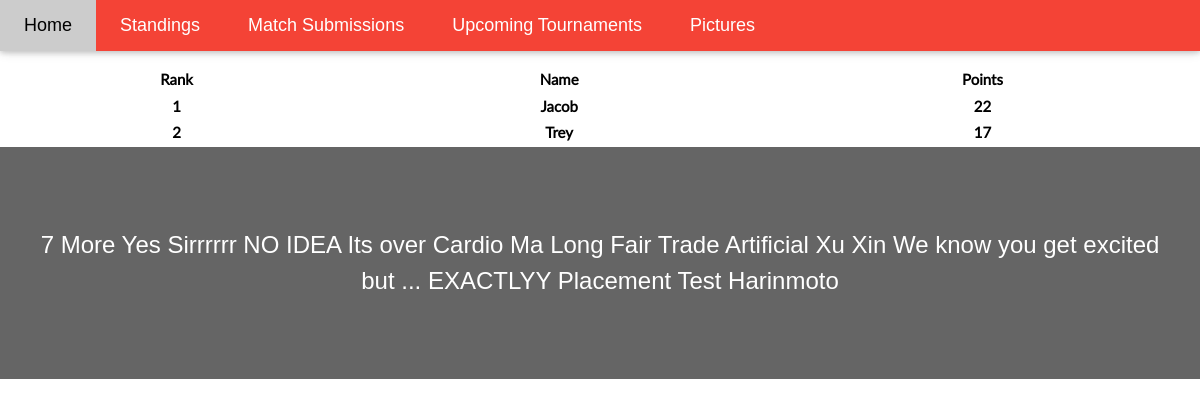
Page /standings on the earlier database version.
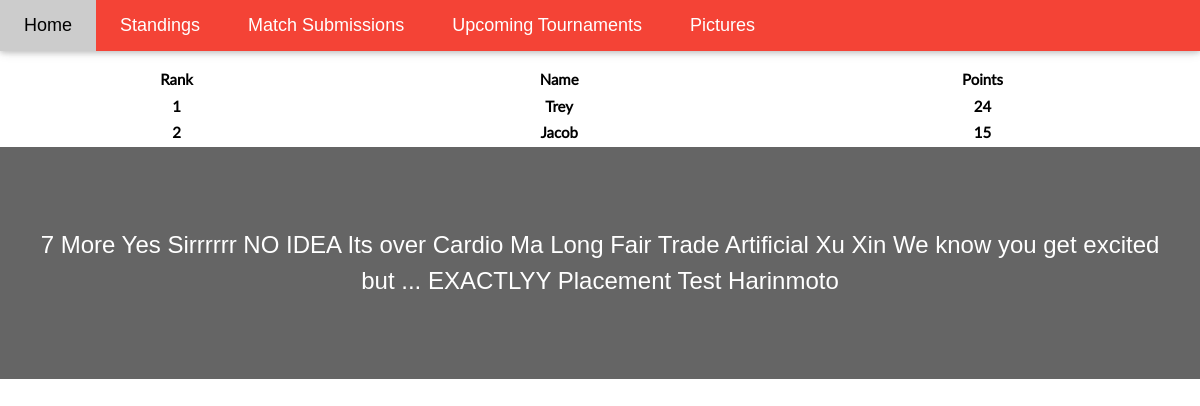
Same page on the later database version.
### points/models.py (models this page shows, shortened)
class Player(models.Model):
    name = models.CharField(max_length=128, unique=True)
    email = models.EmailField()
    rank = models.IntegerField()
    points = models.IntegerField()
    class Meta:
        ordering = ['name']

### points/views.py (the view)
# urls.py: path('standings', views.standings, name='standings'),
def standings(request):
    ranks = Player.objects.all().order_by('rank')
    return render(request, 'points/standings.html', {'ranks': ranks})

### points/templates/points/standings.html
{% extends "points/base_template.html" %}
{% block main %}
<div class="container rounded main-content p-5">
  <h2>Rankings</h2>
</div>
<table style="width:100%">
  <tr>
    <th>Rank</th>
    <th>Name</th>
    <th>Points</th>
  </tr>
  {% for Player in ranks %}
  <tr>
    <th>{{ Player.rank}}</th>
    <th>{{ Player.name }}</th>
    <th>{{ Player.points }}</th>
  </tr>
  {% endfor %}
</table>
{% endblock %}

### points/templates/points/base_template.html (shortened to what this page needs)
{% load static %}
{% load socialaccount %}
<!DOCTYPE html>
<html lang="en">
<link rel="stylesheet" href="{% static 'points/css/style.css' %}">
<link rel="stylesheet" href="{% static 'points/css/styleLato.css' %}">
<link rel="stylesheet" href="{% static 'points/css/styleMontserrat.css' %}">
<link rel="stylesheet" href="{% static 'points/css/styleOtherFont.css' %}">
<body>
<div class="w3-top">
  <div class="w3-bar w3-red w3-card w3-left-align w3-large">
    <a href="{% url 'index' %}" class="w3-bar-item w3-button w3-padding-large w3-white">Home</a>
    <a href="{% url 'standings' %}" class="w3-bar-item w3-button w3-hide-small w3-padding-large w3-hover-white">Standings</a>
    <a href="{% url 'matchsubmission' %}" class="w3-bar-item w3-button w3-hide-small w3-padding-large w3-hover-white">Match Submissions</a>
    <a href="{% url 'upcoming' %}" class="w3-bar-item w3-button w3-hide-small w3-padding-large w3-hover-white">Upcoming Tournaments</a>
    <a href="{% url 'pics' %}" class="w3-bar-item w3-button w3-hide-small w3-padding-large w3-hover-white">Pictures</a>
  </div>
</div>
		<main>
			{% block main %}
    	{% endblock %}
		</main>
		<div class="w3-container w3-black w3-center w3-opacity w3-padding-64">
			<h1 class="w3-margin w3-xlarge">7 More Yes Sirrrrrr NO IDEA Its over Cardio Ma Long Fair Trade Artificial Xu Xin We know you get excited but ... EXACTLYY Placement Test Harinmoto</h1>
		</div>
</html>

### static/points/css/style.css (style rules this page uses)
html { box-sizing:border-box }
*,*:before,*:after { box-sizing:inherit }
html { -ms-text-size-adjust:100%;-webkit-text-size-adjust:100% }
body { margin:0 }
article,aside,details,figcaption,figure,footer,header,main,menu,nav,section { display:block }
a { background-color:transparent }
html,body { font-family:Verdana,sans-serif;font-size:15px;line-height:1.5 }
html { overflow-x:hidden }
h1 { font-size:36px }
h2 { font-size:30px }
h1,h2,h3,h4,h5,h6 { font-family:"Segoe UI",Arial,sans-serif;font-weight:400;margin:10px 0 }
a { color:inherit }
.w3-btn,.w3-button { border:none;display:inline-block;padding:8px 16px;vertical-align:middle;overflow:hidden;text-decoration:none;color:inherit;background-color:inherit;text-align:center;cursor:pointer;white-space:nowrap }
.w3-btn,.w3-button { -webkit-touch-callout:none;-webkit-user-select:none;-khtml-user-select:none;-moz-user-select:none;-ms-user-select:none;user-select:none }
.w3-bar { width:100%;overflow:hidden }
.w3-bar .w3-bar-item { padding:8px 16px;float:left;width:auto;border:none;display:block;outline:0 }
.w3-bar .w3-button { white-space:normal }
.w3-container:after,.w3-container:before,.w3-panel:after,.w3-panel:before,.w3-row:after,.w3-row:before,.w3-row-padding:after,.w3-row-padding:before, .w3-cell-row:before,.w3-cell-row:after,.w3-clear:after,.w3-clear:before,.w3-bar:before,.w3-bar:after { content:"";display:table;clear:both }
.w3-top,.w3-bottom { position:fixed;width:100%;z-index:1 }
.w3-top { top:0 }
.w3-container,.w3-panel { padding:0.01em 16px }
.w3-card,.w3-card-2 { box-shadow:0 2px 5px 0 rgba(0,0,0,0.16),0 2px 10px 0 rgba(0,0,0,0.12) }
.w3-opacity,.w3-hover-opacity:hover { opacity:0.60 }
.w3-large { font-size:18px!important }
.w3-xlarge { font-size:24px!important }
.w3-left-align { text-align:left!important }
.w3-center { text-align:center!important }
.w3-margin { margin:16px!important }
.w3-padding-large { padding:12px 24px!important }
.w3-padding-64 { padding-top:64px!important;padding-bottom:64px!important }
.w3-red,.w3-hover-red:hover { color:#fff!important;background-color:#f44336!important }
.w3-white,.w3-hover-white:hover { color:#000!important;background-color:#fff!important }
.w3-black,.w3-hover-black:hover { color:#fff!important;background-color:#000!important }

### points/templates/points/base_template.html (style rules this page uses)
body,h1,h2,h3,h4,h5,h6 { font-family: "Lato", sans-serif }
.w3-bar,h1,button { font-family: "Montserrat", sans-serif }

Differences in the rows shown:
changed Player "Trey": rank "2" → "1"; points "17" → "24"; moves up the list
changed Player "Jacob": rank "1" → "2"; points "22" → "15"
